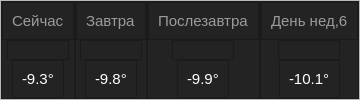
                  <widget class="QFrame" name="frame_home_content_bottom_3">
                   <property name="frameShape">
                    <enum>QFrame::StyledPanel</enum>
                   </property>
                   <property name="frameShadow">
                    <enum>QFrame::Raised</enum>
                   </property>
                   <layout class="QHBoxLayout" name="horizontalLayout_11">
                    <property name="spacing">
                     <number>0</number>
                    </property>
                    <property name="leftMargin">
                     <number>0</number>
                    </property>
                    <property name="topMargin">
                     <number>0</number>
                    </property>
                    <property name="rightMargin">
                     <number>0</number>
                    </property>
                    <property name="bottomMargin">
                     <number>0</number>
                    </property>
                    <item>
                     <widget class="QFrame" name="dash_frame_now">
                      <property name="styleSheet">
                       <string notr="true">background-color: rgb(35, 35, 35);</string>
                      </property>
                      <property name="frameShape">
                       <enum>QFrame::StyledPanel</enum>
                      </property>
                      <property name="frameShadow">
                       <enum>QFrame::Raised</enum>
                      </property>
                      <layout class="QVBoxLayout" name="verticalLayout_50">
                       <property name="spacing">
                        <number>0</number>
                       </property>
                       <property name="leftMargin">
                        <number>0</number>
                       </property>
                       <property name="topMargin">
                        <number>0</number>
                       </property>
                       <property name="rightMargin">
                        <number>0</number>
                       </property>
                       <property name="bottomMargin">
                        <number>0</number>
                       </property>
                       <item alignment="Qt::AlignHCenter|Qt::AlignVCenter">
                        <widget class="QFrame" name="frame_now">
                         <property name="maximumSize">
                          <size>
                           <width>16777215</width>
                           <height>40</height>
                          </size>
                         </property>
                         <property name="frameShape">
                          <enum>QFrame::StyledPanel</enum>
                         </property>
                         <property name="frameShadow">
                          <enum>QFrame::Raised</enum>
                         </property>
                         <layout class="QVBoxLayout" name="verticalLayout_51">
                          <item>
                           <widget class="QLabel" name="dash_label_now">
                            <property name="styleSheet">
                             <string notr="true">QLabel{
	color: rgb(155, 155, 155);
	font-size: 15px;
}</string>
                            </property>
                            <property name="text">
                             <string>Сейчас</string>
                            </property>
                           </widget>
                          </item>
                         </layout>
                        </widget>
                       </item>
                       <item alignment="Qt::AlignHCenter">
                        <widget class="QFrame" name="frame_now_2">
                         <property name="sizePolicy">
                          <sizepolicy hsizetype="Preferred" vsizetype="Preferred">
                           <horstretch>0</horstretch>
                           <verstretch>0</verstretch>
                          </sizepolicy>
                         </property>
                         <property name="frameShape">
                          <enum>QFrame::StyledPanel</enum>
                         </property>
                         <property name="frameShadow">
                          <enum>QFrame::Raised</enum>
                         </property>
                         <layout class="QVBoxLayout" name="verticalLayout_52">
                          <property name="spacing">
                           <number>0</number>
                          </property>
                          <property name="leftMargin">
                           <number>0</number>
                          </property>
                          <property name="topMargin">
                           <number>0</number>
                          </property>
                          <property name="rightMargin">
                           <number>0</number>
                          </property>
                          <property name="bottomMargin">
                           <number>0</number>
                          </property>
                          <item>
                           <widget class="QLabel" name="label_icon_now">
                            <property name="minimumSize">
                             <size>
                              <width>60</width>
                              <height>0</height>
                             </size>
                            </property>
                            <property name="text">
                             <string/>
                            </property>
                           </widget>
                          </item>
                         </layout>
                        </widget>
                       </item>
                       <item alignment="Qt::AlignHCenter|Qt::AlignVCenter">
                        <widget class="QFrame" name="frame_45">
                         <property name="maximumSize">
                          <size>
                           <width>16777215</width>
                           <height>40</height>
                          </size>
                         </property>
                         <property name="frameShape">
                          <enum>QFrame::StyledPanel</enum>
                         </property>
                         <property name="frameShadow">
                          <enum>QFrame::Raised</enum>
                         </property>
                         <layout class="QVBoxLayout" name="verticalLayout_53">
                          <item>
                           <widget class="QLabel" name="dash_label_now_t">
                            <property name="styleSheet">
                             <string notr="true">QLabel{
	color: rgb(255, 255, 255);
	font-size: 15px;
}</string>
                            </property>
                            <property name="text">
                             <string>-9.3°</string>
                            </property>
                           </widget>
                          </item>
                         </layout>
                        </widget>
                       </item>
                      </layout>
                     </widget>
                    </item>
                    <item>
                     <widget class="QFrame" name="frame_46">
                      <property name="styleSheet">
                       <string notr="true">background-color: rgb(35, 35, 35);</string>
                      </property>
                      <property name="frameShape">
                       <enum>QFrame::StyledPanel</enum>
                      </property>
                      <property name="frameShadow">
                       <enum>QFrame::Raised</enum>
                      </property>
                      <layout class="QVBoxLayout" name="verticalLayout_54">
                       <property name="spacing">
                        <number>0</number>
                       </property>
                       <property name="leftMargin">
                        <number>0</number>
                       </property>
                       <property name="topMargin">
                        <number>0</number>
                       </property>
                       <property name="rightMargin">
                        <number>0</number>
                       </property>
                       <property name="bottomMargin">
                        <number>0</number>
                       </property>
                       <item alignment="Qt::AlignHCenter|Qt::AlignVCenter">
                        <widget class="QFrame" name="frame_tomorrow">
                         <property name="maximumSize">
                          <size>
                           <width>16777215</width>
                           <height>40</height>
                          </size>
                         </property>
                         <property name="frameShape">
                          <enum>QFrame::StyledPanel</enum>
                         </property>
                         <property name="frameShadow">
                          <enum>QFrame::Raised</enum>
                         </property>
                         <layout class="QVBoxLayout" name="verticalLayout_55">
                          <item>
                           <widget class="QLabel" name="dash_label_tomorrow">
                            <property name="styleSheet">
                             <string notr="true">QLabel{
	color: rgb(155, 155,155);
	font-size: 15px;
}</string>
                            </property>
                            <property name="text">
                             <string>Завтра</string>
                            </property>
                           </widget>
                          </item>
                         </layout>
                        </widget>
                       </item>
                       <item alignment="Qt::AlignHCenter">
                        <widget class="QFrame" name="frame_tomorrow_icon">
                         <property name="frameShape">
                          <enum>QFrame::StyledPanel</enum>
                         </property>
                         <property name="frameShadow">
                          <enum>QFrame::Raised</enum>
                         </property>
                         <layout class="QVBoxLayout" name="verticalLayout_56">
                          <property name="spacing">
                           <number>0</number>
                          </property>
                          <property name="leftMargin">
                           <number>0</number>
                          </property>
                          <property name="topMargin">
                           <number>0</number>
                          </property>
                          <property name="rightMargin">
                           <number>0</number>
                          </property>
                          <property name="bottomMargin">
                           <number>0</number>
                          </property>
                          <item>
                           <widget class="QLabel" name="label_icon_tomorrow">
                            <property name="minimumSize">
                             <size>
                              <width>60</width>
                              <height>0</height>
                             </size>
                            </property>
                            <property name="text">
                             <string/>
                            </property>
                           </widget>
                          </item>
                         </layout>
                        </widget>
                       </item>
                       <item alignment="Qt::AlignHCenter|Qt::AlignVCenter">
                        <widget class="QFrame" name="frame_49">
                         <property name="maximumSize">
                          <size>
                           <width>16777215</width>
                           <height>40</height>
                          </size>
                         </property>
                         <property name="frameShape">
                          <enum>QFrame::StyledPanel</enum>
                         </property>
                         <property name="frameShadow">
                          <enum>QFrame::Raised</enum>
                         </property>
                         <layout class="QVBoxLayout" name="verticalLayout_57">
                          <item>
                           <widget class="QLabel" name="dash_label_tomorrow_t">
                            <property name="styleSheet">
                             <string notr="true">QLabel{
	color: rgb(255, 255, 255);
	font-size: 15px;
}</string>
                            </property>
                            <property name="text">
                             <string>-9.8°</string>
                            </property>
                           </widget>
                          </item>
                         </layout>
                        </widget>
                       </item>
                      </layout>
                     </widget>
                    </item>
                    <item>
                     <widget class="QFrame" name="dash_frame_day3">
                      <property name="sizePolicy">
                       <sizepolicy hsizetype="Preferred" vsizetype="Preferred">
                        <horstretch>0</horstretch>
                        <verstretch>0</verstretch>
                       </sizepolicy>
                      </property>
                      <property name="styleSheet">
                       <string notr="true">background-color: rgb(35, 35, 35);</string>
                      </property>
                      <property name="frameShape">
                       <enum>QFrame::StyledPanel</enum>
                      </property>
                      <property name="frameShadow">
                       <enum>QFrame::Raised</enum>
                      </property>
                      <layout class="QVBoxLayout" name="verticalLayout_58">
                       <property name="spacing">
                        <number>0</number>
                       </property>
                       <property name="leftMargin">
                        <number>0</number>
                       </property>
                       <property name="topMargin">
                        <number>0</number>
                       </property>
                       <property name="rightMargin">
                        <number>0</number>
                       </property>
                       <property name="bottomMargin">
                        <number>0</number>
                       </property>
                       <item alignment="Qt::AlignHCenter|Qt::AlignVCenter">
                        <widget class="QFrame" name="frame_day3">
                         <property name="maximumSize">
                          <size>
                           <width>16777215</width>
                           <height>40</height>
                          </size>
                         </property>
                         <property name="frameShape">
                          <enum>QFrame::StyledPanel</enum>
                         </property>
                         <property name="frameShadow">
                          <enum>QFrame::Raised</enum>
                         </property>
                         <layout class="QVBoxLayout" name="verticalLayout_59">
                          <item>
                           <widget class="QLabel" name="dash_label_day3">
                            <property name="styleSheet">
                             <string notr="true">QLabel{
	color: rgb(155, 155, 155);
	font-size: 15px;
}</string>
                            </property>
                            <property name="text">
                             <string>Послезавтра</string>
                            </property>
                           </widget>
                          </item>
                         </layout>
                        </widget>
                       </item>
                       <item alignment="Qt::AlignHCenter">
                        <widget class="QFrame" name="frame_day3_2">
                         <property name="frameShape">
                          <enum>QFrame::StyledPanel</enum>
                         </property>
                         <property name="frameShadow">
                          <enum>QFrame::Raised</enum>
                         </property>
                         <layout class="QVBoxLayout" name="verticalLayout_60">
                          <property name="spacing">
                           <number>0</number>
                          </property>
                          <property name="leftMargin">
                           <number>0</number>
                          </property>
                          <property name="topMargin">
                           <number>0</number>
                          </property>
                          <property name="rightMargin">
                           <number>0</number>
                          </property>
                          <property name="bottomMargin">
                           <number>0</number>
                          </property>
                          <item>
                           <widget class="QLabel" name="label_icon_day3">
                            <property name="minimumSize">
                             <size>
                              <width>60</width>
                              <height>0</height>
                             </size>
                            </property>
                            <property name="text">
                             <string/>
                            </property>
                           </widget>
                          </item>
                         </layout>
                        </widget>
                       </item>
                       <item alignment="Qt::AlignHCenter|Qt::AlignVCenter">
                        <widget class="QFrame" name="frame_53">
                         <property name="maximumSize">
                          <size>
                           <width>16777215</width>
                           <height>40</height>
                          </size>
                         </property>
                         <property name="frameShape">
                          <enum>QFrame::StyledPanel</enum>
                         </property>
                         <property name="frameShadow">
                          <enum>QFrame::Raised</enum>
                         </property>
                         <layout class="QVBoxLayout" name="verticalLayout_61">
                          <item>
                           <widget class="QLabel" name="dash_label_day3_t">
                            <property name="styleSheet">
                             <string notr="true">QLabel{
	color: rgb(255, 255, 255);
	font-size: 15px;
}</string>
                            </property>
                            <property name="text">
                             <string>-9.9°</string>
                            </property>
                           </widget>
                          </item>
                         </layout>
                        </widget>
                       </item>
                      </layout>
                     </widget>
                    </item>
                    <item>
                     <widget class="QFrame" name="dash_frame_day4">
                      <property name="styleSheet">
                       <string notr="true">background-color: rgb(35, 35, 35);</string>
                      </property>
                      <property name="frameShape">
                       <enum>QFrame::StyledPanel</enum>
                      </property>
                      <property name="frameShadow">
                       <enum>QFrame::Raised</enum>
                      </property>
                      <layout class="QVBoxLayout" name="verticalLayout_62">
                       <property name="spacing">
                        <number>0</number>
                       </property>
                       <property name="leftMargin">
                        <number>0</number>
                       </property>
                       <property name="topMargin">
                        <number>0</number>
                       </property>
                       <property name="rightMargin">
                        <number>0</number>
                       </property>
                       <property name="bottomMargin">
                        <number>0</number>
                       </property>
                       <item alignment="Qt::AlignHCenter|Qt::AlignVCenter">
                        <widget class="QFrame" name="frame_day4">
                         <property name="maximumSize">
                          <size>
                           <width>16777215</width>
                           <height>40</height>
                          </size>
                         </property>
                         <property name="frameShape">
                          <enum>QFrame::StyledPanel</enum>
                         </property>
                         <property name="frameShadow">
                          <enum>QFrame::Raised</enum>
                         </property>
                         <layout class="QVBoxLayout" name="verticalLayout_63">
                          <item>
                           <widget class="QLabel" name="dash_label_day4">
                            <property name="styleSheet">
                             <string notr="true">QLabel{
	color: rgb(155, 155, 155);
	font-size: 15px;
}</string>
                            </property>
                            <property name="text">
                             <string>День нед,6</string>
                            </property>
                           </widget>
                          </item>
                         </layout>
                        </widget>
                       </item>
                       <item alignment="Qt::AlignHCenter">
                        <widget class="QFrame" name="frame_day4_2">
                         <property name="frameShape">
                          <enum>QFrame::StyledPanel</enum>
                         </property>
                         <property name="frameShadow">
                          <enum>QFrame::Raised</enum>
                         </property>
                         <layout class="QVBoxLayout" name="verticalLayout_64">
                          <property name="spacing">
                           <number>0</number>
                          </property>
                          <property name="leftMargin">
                           <number>0</number>
                          </property>
                          <property name="topMargin">
                           <number>0</number>
                          </property>
                          <property name="rightMargin">
                           <number>0</number>
                          </property>
                          <property name="bottomMargin">
                           <number>0</number>
                          </property>
                          <item>
                           <widget class="QLabel" name="label_icon_day4">
                            <property name="sizePolicy">
                             <sizepolicy hsizetype="Preferred" vsizetype="Preferred">
                              <horstretch>0</horstretch>
                              <verstretch>0</verstretch>
                             </sizepolicy>
                            </property>
                            <property name="minimumSize">
                             <size>
                              <width>60</width>
                              <height>0</height>
                             </size>
                            </property>
                            <property name="text">
                             <string/>
                            </property>
                           </widget>
                          </item>
                         </layout>
                        </widget>
                       </item>
                       <item alignment="Qt::AlignHCenter|Qt::AlignVCenter">
                        <widget class="QFrame" name="frame_57">
                         <property name="maximumSize">
                          <size>
                           <width>16777215</width>
                           <height>40</height>
                          </size>
                         </property>
                         <property name="frameShape">
                          <enum>QFrame::StyledPanel</enum>
                         </property>
                         <property name="frameShadow">
                          <enum>QFrame::Raised</enum>
                         </property>
                         <layout class="QVBoxLayout" name="verticalLayout_65">
                          <item>
                           <widget class="QLabel" name="dash_label_day4_t">
                            <property name="styleSheet">
                             <string notr="true">QLabel{
	color: rgb(255, 255, 255);
	font-size: 15px;
}</string>
                            </property>
                            <property name="text">
                             <string>-10.1°</string>
                            </property>
                           </widget>
                          </item>
                         </layout>
                        </widget>
                       </item>
                      </layout>
                     </widget>
                    </item>
                   </layout>
                  </widget>
